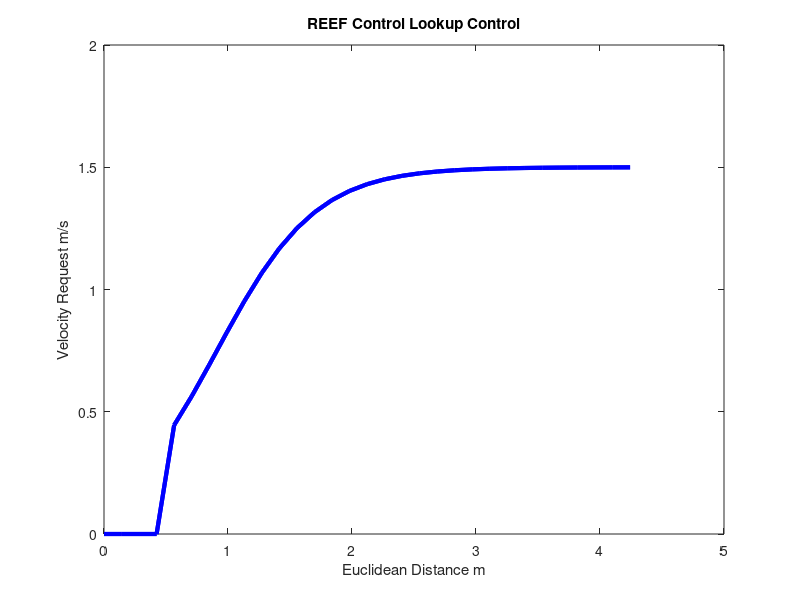

Recreate this plot in MATLAB.
clear
clc
close all
%%

des_pose = [0;0];
start_pose = [-3;-3];
end_pose = [3;3];
traj = [start_pose(1):0.1:end_pose(1); start_pose(2):0.1:end_pose(2)];

deadzone = 0.5;
vel_max = 1.5;
kp = 0.8;
x_0 = 1;
alpha = 0.4;
x_vel = zeros(1,length(traj));
y_vel = zeros(1,length(traj));
euclidean_distance = zeros(1,length(traj));
velocity_request = zeros(1,length(traj));
for i = 1:length(traj)
    x_error = (des_pose(1) - traj(1,i));
    y_error = (des_pose(2) - traj(2,i));
    
    euclidean_distance(i) = sqrt( x_error^2 + y_error^2);
    
    if euclidean_distance(i) < deadzone
        velocity_request(i) = 0;
    else
        velocity_request(i) = vel_max * 1/(1+kp * exp(-(euclidean_distance(i) - x_0)/alpha));
    end
    
    theta = atan2(y_error, x_error) - atan2(traj(2,i), traj(1,i));
    x_vel(i) = velocity_request(i) * cos(theta);
    y_vel(i) = velocity_request(i) * sin(theta);
end

figure()
plot(euclidean_distance , velocity_request, 'b','LineWidth',3)
title('REEF Control Lookup Control')
xlabel('Euclidean Distance m')
ylabel('Velocity Request m/s')